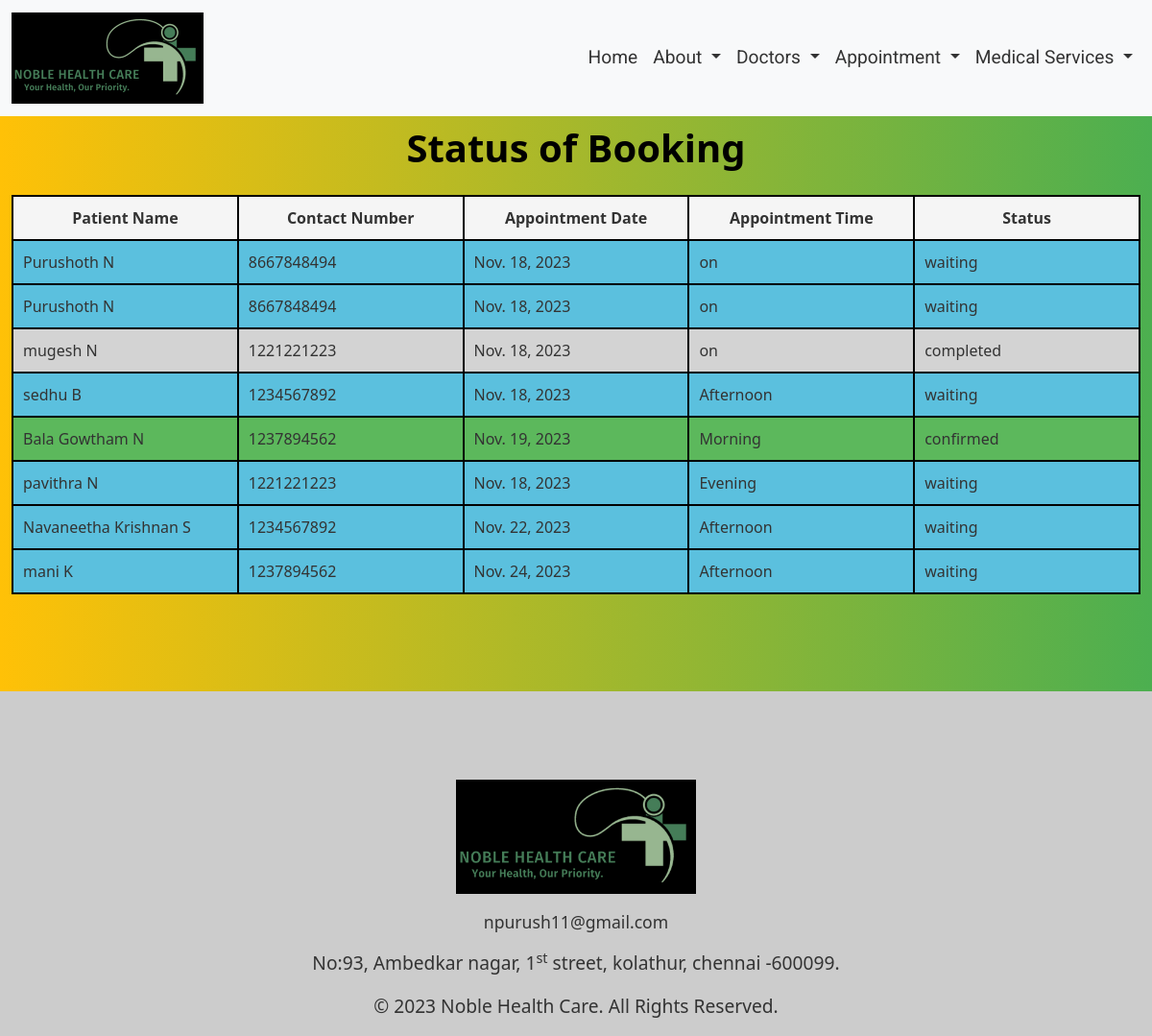
Before: /appointment/booking_status/ with the older database file.
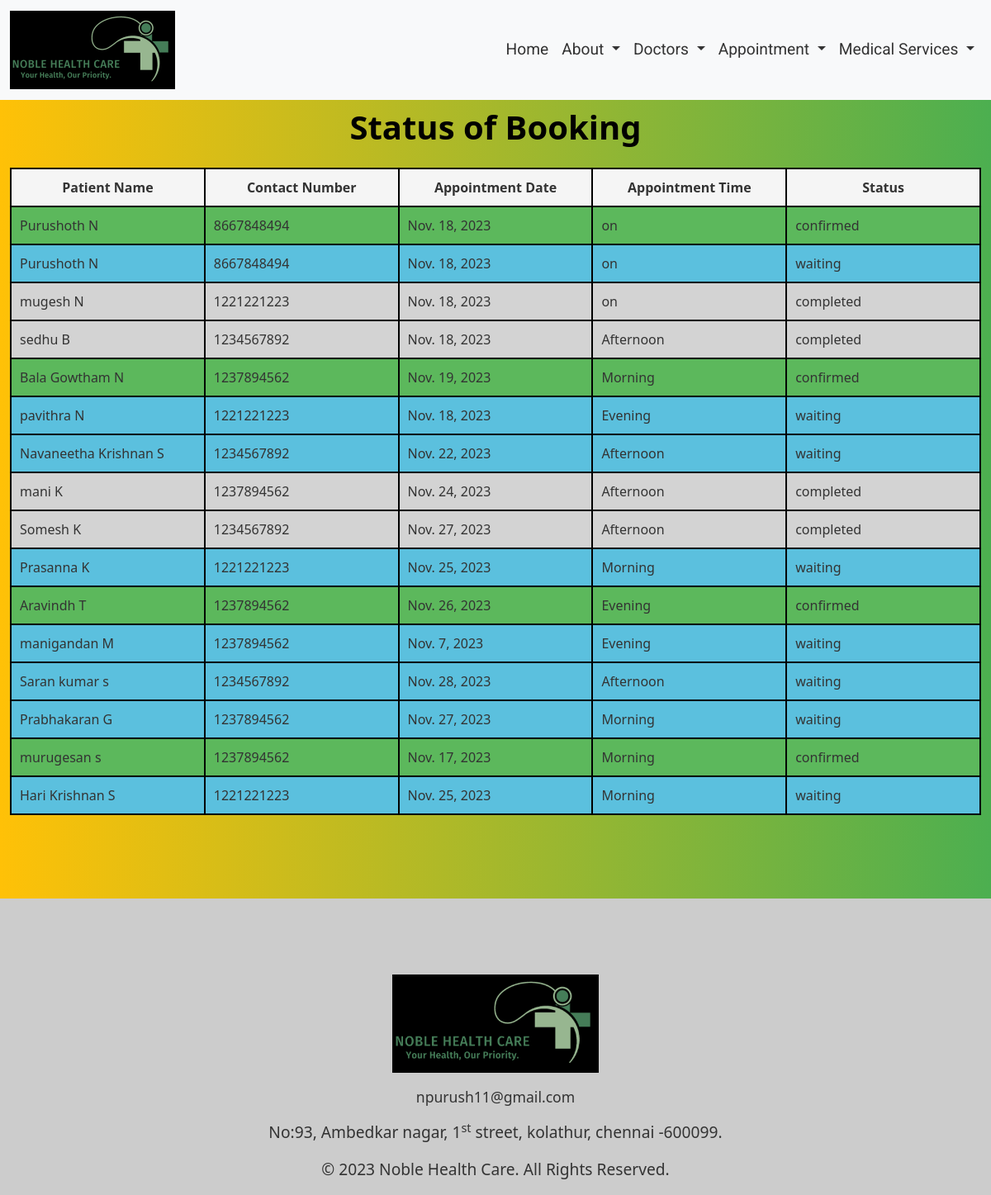
After: the same page with the newer database file.
### Home/models.py (models this page shows, shortened)
class userDetail(models.Model):
    firstName = models.CharField(max_length=200)
    middleName = models.CharField(max_length=200, blank=True, null=True)
    lastName = models.CharField(max_length=200)
    gender = models.CharField(max_length=6)
    email = models.EmailField(max_length=200)
    phoneNumber = models.IntegerField()
    department = models.CharField(max_length=50)
    preferredDate = models.DateField()
    preferredTime = models.CharField(max_length=50)
    medicalConcern = models.TextField()
    address = models.TextField(max_length=300)
    status = models.CharField(
        max_length=50,
        choices=[
            ("confirmed", "Confirmed"),
            ("waiting", "Waiting"),
            ("completed", "Completed"),
        ],
        default="waiting",
    )
    def full_name(self):
        parts = [self.firstName, self.middleName, self.lastName]
        name_parts = [part for part in parts if part]
        return " ".join(name_parts)

### appointment/views.py (the view)
# urls.py: path("booking_status/", views.booking_status),
def booking_status(request):
    userData = userDetail.objects.all()
    return render(request, "booking_status.html", {"userData": userData})

### appointment/templates/booking_status.html (shortened to what this page needs)
<!DOCTYPE html>
<html lang="en">
  <head>
    {% load static %}
    <link rel="stylesheet" href="{% static 'css/bootstrap.min.css' %}" />
    <link rel="stylesheet" href="{% static 'css/booking_status.css' %}" />
  </head>
  <body>
    <header>
      <nav class="navbar navbar-expand-lg bg-body-tertiary bg-white fixed-top">
        <div class="container-fluid">
          <a class="navbar-brand" href="#"
            ><img
              src="{% static 'image/logo1.png' %}"
              alt="Hospotal logo"
              width="200"
          /></a>
          <div class="collapse navbar-collapse" id="navbarNavDropdown">
            <ul class="navbar-nav" id="navbar-nav">
              <li class="nav-item">
                <a class="nav-link" id="nav-item1" href="/Home/">Home</a>
              </li>
              <li class="nav-item dropdown">
                <a
                  class="nav-link dropdown-toggle"
                  href="#"
                  role="button"
                  data-bs-toggle="dropdown"
                  aria-expanded="false"
                  id="nav-item2"
                >
                  About
                </a>
              </li>
              <li class="nav-item dropdown">
                <a
                  class="nav-link dropdown-toggle"
                  href="#"
                  role="button"
                  data-bs-toggle="dropdown"
                  aria-expanded="false"
                  id="nav-item3"
                >
                  Doctors
                </a>
              </li>
              <li class="nav-item dropdown">
                <a
                  class="nav-link dropdown-toggle"
                  href="#"
                  role="button"
                  data-bs-toggle="dropdown"
                  aria-expanded="false"
                  id="nav-item6"
                >
                  Appointment
                </a>
              </li>
              <li class="nav-item dropdown">
                <a
                  class="nav-link dropdown-toggle"
                  href="#"
                  role="button"
                  data-bs-toggle="dropdown"
                  aria-expanded="false"
                  id="nav-item7"
                >
                  Medical Services
                </a>
              </li>
            </ul>
          </div>
        </div>
      </nav>
    </header>
    <main>
      <div class="tblContainer">
        <div class="container-fluid">
          <div class="row">
            <div class="col-12">
              <div class="table-responsive">
                <h1 class="caption pb-4 text-center">Status of Booking</h1>
                <table>
                  <thead>
                    <tr>
                      <th>Patient Name</th>
                      <th>Contact Number</th>
                      <th>Appointment Date</th>
                      <th>Appointment Time</th>
                      <th>Status</th>
                    </tr>
                  </thead>
                  <tbody>
                    {% if userData %}
                      {% for data in userData %}
                      <tr
                        class="{% if data.status == 'confirmed' %}confirmed-row{% elif data.status == 'waiting' %}waiting-row{% elif data.status == 'completed' %}completed-row{% endif %}"
                      >
                        <td>{{ data.full_name}}</td>
                        <td class="phoneNumber">{{ data.phoneNumber }}</td>
                        <td>{{ data.preferredDate }}</td>
                        <td>{{ data.preferredTime }}</td>
                        <td>{{ data.status }}</td>
                      </tr>
                      {% endfor %}
                    {% else %}
                      <tr>
                        <td colspan="5"> No data available</td>
                      </tr>
                    {% endif %}
                  </tbody>
                </table>
              </div>
            </div>
          </div>
        </div>
      </div>
    </main>
    <footer>
      <div class="footer-section pt-5">
        <div class="container">
          <div class="row">
            <div class="col-12">
              <div class="text-center">
                <img
                  src="{% static 'image/logo1.png' %}"
                  alt="logo of the Hospital"
                  class="footer-section-logo pt-4"
                />
              </div>
              <div class="text-center mt-3">
                <a
                  href="mailto:npurush11@gmail.com"
                  class="footer-section-mail-id"
                  >npurush11@gmail.com</a
                >
              </div>
              <div class="text-center mt-3">
                <address class="footer-section-address">
                  No:93, Ambedkar nagar, 1<sup>st</sup> street, kolathur,
                  chennai -600099.
                </address>
              </div>
              <div class="copyRightsCont">
                <p>&copy; 2023 Noble Health Care. All Rights Reserved.</p>
              </div>
            </div>
          </div>
        </div>
      </div>
    </footer>
  </body>
</html>

### appointment/static/css/booking_status.css (style rules this page uses)
* { padding: 0; margin: 0; box-sizing: border-box; }
:root { --backgroundColor: #F5F5F5; --headingColor: #000000; --textColor: #333333; --footerColor: #CCCCCC; }
html { font-family: 'Roboto', sans-serif; background-color: var(--backgroundColor); }
body { background-image: linear-gradient(to left, #4caf50, #ffc107); }
#navbar-nav { margin-left: auto; font-size: 1.2rem; font-weight: 400; }
:is(#nav-item1, #nav-item2, #nav-item3, #nav-item4, #nav-item5,#nav-item6, #nav-item7) { color: var(--textColor); font-family: 'Roboto', sans-serif; }
:is(#nav-item1, #nav-item2, #nav-item3, #nav-item4, #nav-item5,#nav-item6, #nav-item7):hover { text-decoration: underline; text-shadow: 3px 3px 5px gray; }
.tblContainer { padding-top: 130px; width: 100vw; padding-bottom: 100px; }
table { width: 100%; border-collapse: collapse; margin: 1px auto; table-layout: fixed; }
thead { background-color: var(--backgroundColor); border: 2px solid black; }
.caption { color: var(--headingColor); font-size: 2.5em; margin-bottom: 0px; font-weight: 600; text-align: center; }
th { color: var(--textColor); padding: 10px; border: 2px solid black; text-align: center; }
td { color: var(--textColor); padding: 10px; text-align: left; border: 2px solid black; }
.confirmed-row { background-color: #5cb85c; }
.waiting-row { background-color: #5bc0de; }
.completed-row { background-color: #d3d3d3; }
.footer-section { background-color: var(--footerColor); }
.footer-section-logo { margin-top: 20px; width: 250px; height: auto; }
.footer-section-mail-id { text-decoration: none; font-size: 1.1rem; color: var(--textColor); transition: transform 0.20s ease; }
.footer-section-address { font-size: 1.2rem; color: var(--textColor); }
.copyRightsCont { text-align: center; font-size: 1.2rem; color: var(--textColor); }

Changed rows visible on the page:
changed userDetail (number 1 of 16 on the later page): status "waiting" → "confirmed"
changed userDetail "sedhu B": status "waiting" → "completed"
changed userDetail "mani K": status "waiting" → "completed"
added userDetail: full_name "Somesh K", phoneNumber "1234567892", preferredDate "Nov. 27, 2023", preferredTime "Afternoon", status "completed"
added userDetail: full_name "Prasanna K", phoneNumber "1221221223", preferredDate "Nov. 25, 2023", preferredTime "Morning", status "waiting"
added userDetail: full_name "Aravindh T", phoneNumber "1237894562", preferredDate "Nov. 26, 2023", preferredTime "Evening", status "confirmed"
added userDetail: full_name "manigandan M", phoneNumber "1237894562", preferredDate "Nov. 7, 2023", preferredTime "Evening", status "waiting"
added userDetail: full_name "Saran kumar s", phoneNumber "1234567892", preferredDate "Nov. 28, 2023", preferredTime "Afternoon", status "waiting"
added userDetail: full_name "Prabhakaran G", phoneNumber "1237894562", preferredDate "Nov. 27, 2023", preferredTime "Morning", status "waiting"
added userDetail: full_name "murugesan s", phoneNumber "1237894562", preferredDate "Nov. 17, 2023", preferredTime "Morning", status "confirmed"
added userDetail: full_name "Hari Krishnan S", phoneNumber "1221221223", preferredDate "Nov. 25, 2023", preferredTime "Morning", status "waiting"
